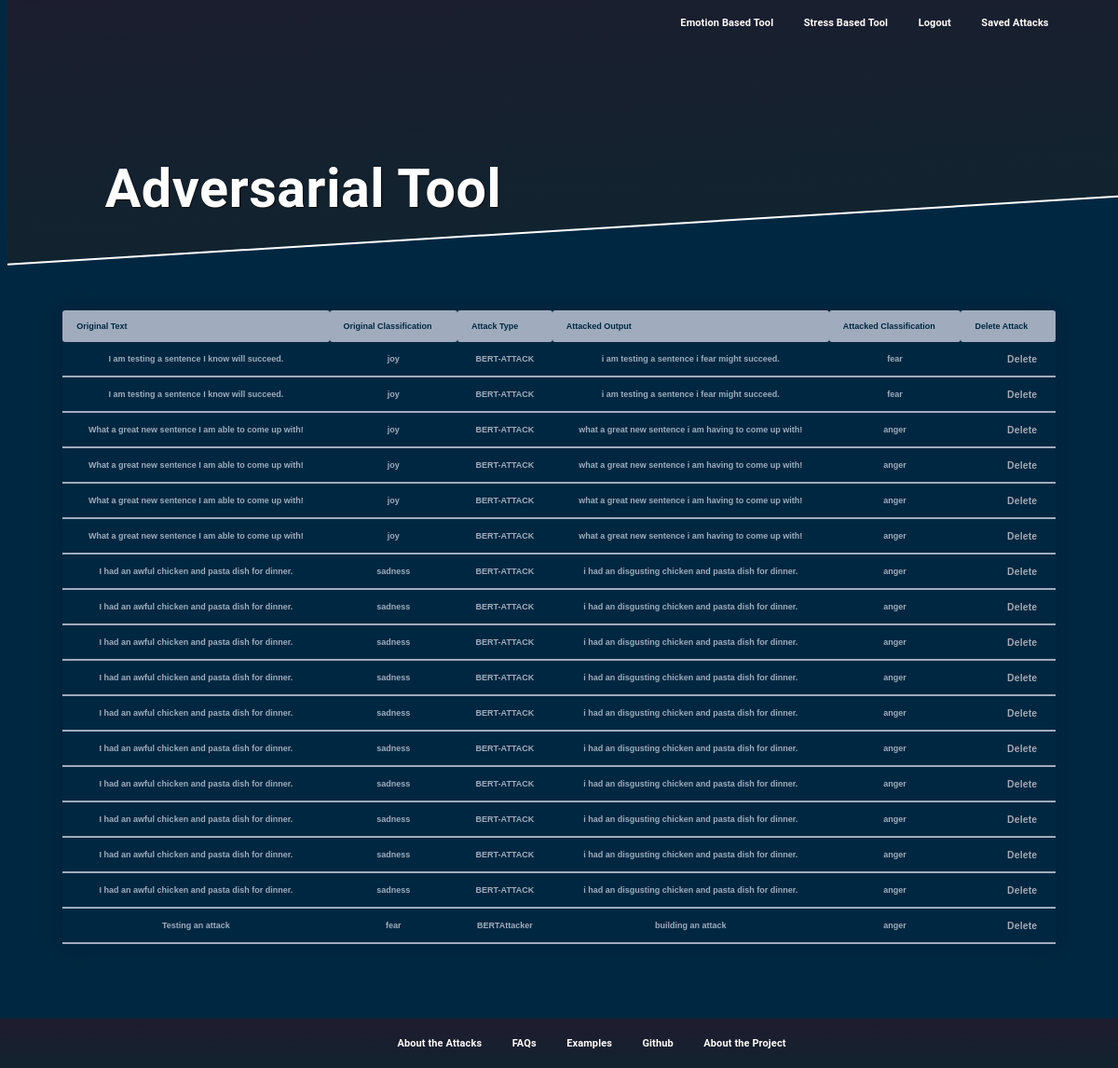
The page /AdversarialTool/savedAttacks (signed in) on the database as committed earlier.
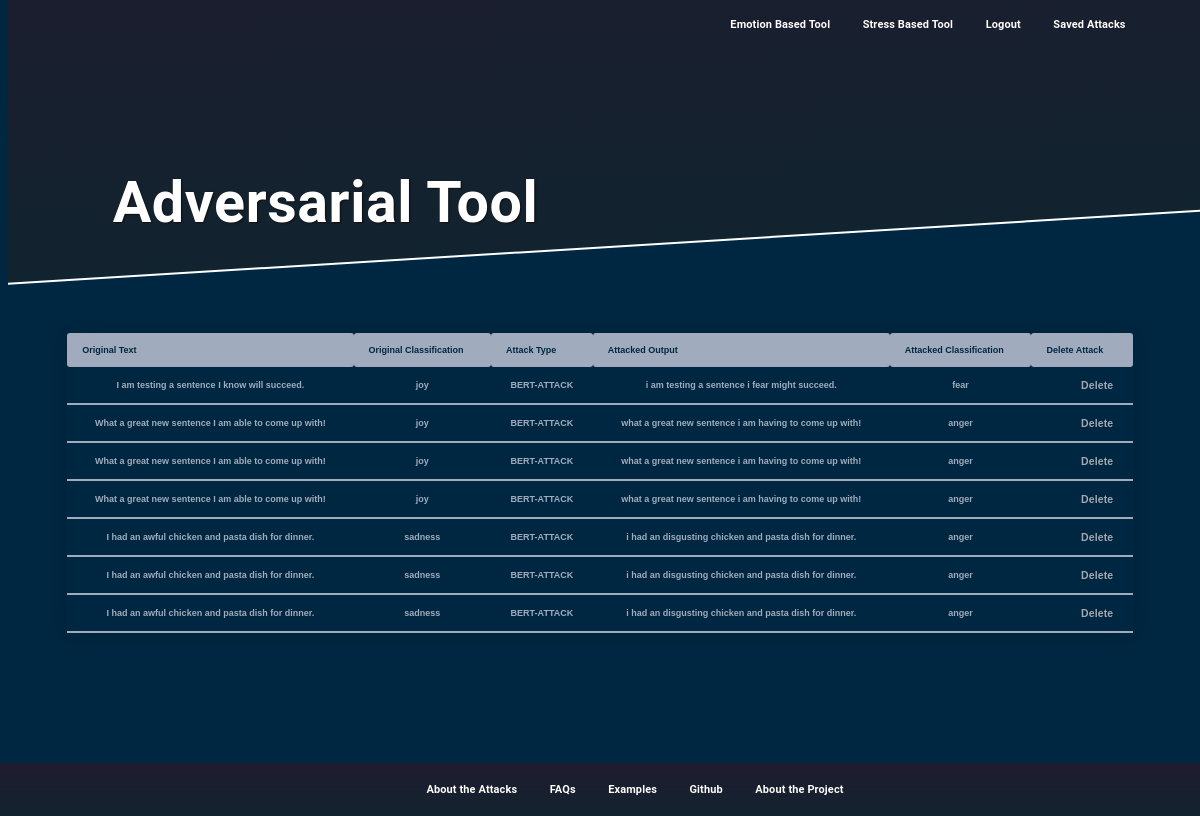
The same page on the database as committed later.
### AdversarialTool/models.py (models this page shows)
class Attacks(models.Model):
    originalText = models.CharField(max_length=2000)
    originalClassification= models.CharField(max_length=20)
    AttackedText = models.CharField(max_length=2000)
    newClassification= models.CharField(max_length=20)
    attackType = models.CharField(max_length=100, default="")
    User = models.ForeignKey(User, on_delete=models.CASCADE)

### AdversarialTool/views.py (the view, shortened to what this page needs)
# urls.py: path("savedAttacks", views.savedAttacks, name="savedAttacks"),
def savedAttacks(request):
    userAttacks=Attacks.objects.filter(User=request.user).values()
    listOfAttacks=[]
    eachAttack=[]
    for dictionary in userAttacks:
        eachAttack.append(dictionary["originalText"])
        eachAttack.append(dictionary["originalClassification"])
        eachAttack.append(dictionary["attackType"])
        eachAttack.append(dictionary["AttackedText"])
        eachAttack.append(dictionary["newClassification"])
        eachAttack.append(dictionary["id"])
        listOfAttacks.append(eachAttack)
        eachAttack=[]
    return render(request, "AdversarialTool/savedAttacks.html", {"attacks":listOfAttacks})

### AdversarialTool/templates/AdversarialTool/savedAttacks.html (shortened to what this page needs)
{% extends "AdversarialTool/layout.html" %}
{% block body %}
<div style="height: 300px"></div>
<table class="styled-table">
    <thead>
    <tr>
      <th>Original Text</th>
      <th>Original Classification</th>
      <th>Attack Type</th>
      <th>Attacked Output</th>
      <th>Attacked Classification</th>
      <th>Delete Attack</th>
    </tr>
</thead>
    <tbody>
    {% for attack in attacks %}
    <tr class="active-row">
        <td>{{attack.0}}</td>
        <td>{{attack.1}}</td>
        <td>{{attack.2}}</td>
        <td>{{attack.3}}</td>
        <td>{{attack.4}}</td>
        <td>
          <a href="{% url 'AdversarialTool:delete_attack' attack.5 %}" style="text-decoration: none; color:#A0ACBD;">Delete</a>
        </td>
    </tr>
</tbody>
    {% endfor %}
  </table>
<div style="height: 100px"></div>
{% endblock %}

Rows that differ between the two databases and show on the page:
removed Attacks: originalText "I am testing a sentence I know will succeed.", originalClassification "joy", attackType "BERT-ATTACK", AttackedText "i am testing a sentence i fear might succeed.", newClassification "fear"
removed Attacks: originalText "What a great new sentence I am able to come up with!", originalClassification "joy", attackType "BERT-ATTACK", AttackedText "what a great new sentence i am having to come up with!", newClassification "anger"
removed Attacks: originalText "I had an awful chicken and pasta dish for dinner.", originalClassification "sadness", attackType "BERT-ATTACK", AttackedText "i had an disgusting chicken and pasta dish for dinner.", newClassification "anger"
removed Attacks: originalText "I had an awful chicken and pasta dish for dinner.", originalClassification "sadness", attackType "BERT-ATTACK", AttackedText "i had an disgusting chicken and pasta dish for dinner.", newClassification "anger"
removed Attacks: originalText "I had an awful chicken and pasta dish for dinner.", originalClassification "sadness", attackType "BERT-ATTACK", AttackedText "i had an disgusting chicken and pasta dish for dinner.", newClassification "anger"
removed Attacks: originalText "I had an awful chicken and pasta dish for dinner.", originalClassification "sadness", attackType "BERT-ATTACK", AttackedText "i had an disgusting chicken and pasta dish for dinner.", newClassification "anger"
removed Attacks: originalText "I had an awful chicken and pasta dish for dinner.", originalClassification "sadness", attackType "BERT-ATTACK", AttackedText "i had an disgusting chicken and pasta dish for dinner.", newClassification "anger"
removed Attacks: originalText "I had an awful chicken and pasta dish for dinner.", originalClassification "sadness", attackType "BERT-ATTACK", AttackedText "i had an disgusting chicken and pasta dish for dinner.", newClassification "anger"
removed Attacks: originalText "I had an awful chicken and pasta dish for dinner.", originalClassification "sadness", attackType "BERT-ATTACK", AttackedText "i had an disgusting chicken and pasta dish for dinner.", newClassification "anger"
removed Attacks: originalText "Testing an attack", originalClassification "fear", attackType "BERTAttacker", AttackedText "building an attack", newClassification "anger"
Other text that changed with them:
list line gone: "I am testing a sentence I know will succeed. joy BERT-ATTACK i am testing a sentence i fear might succeed. fear"
list line gone: "Delete"
list line gone: "What a great new sentence I am able to come up with! joy BERT-ATTACK what a great new sentence i am having to come up with! anger"
list line gone: "I had an awful chicken and pasta dish for dinner. sadness BERT-ATTACK i had an disgusting chicken and pasta dish for dinner. anger"
